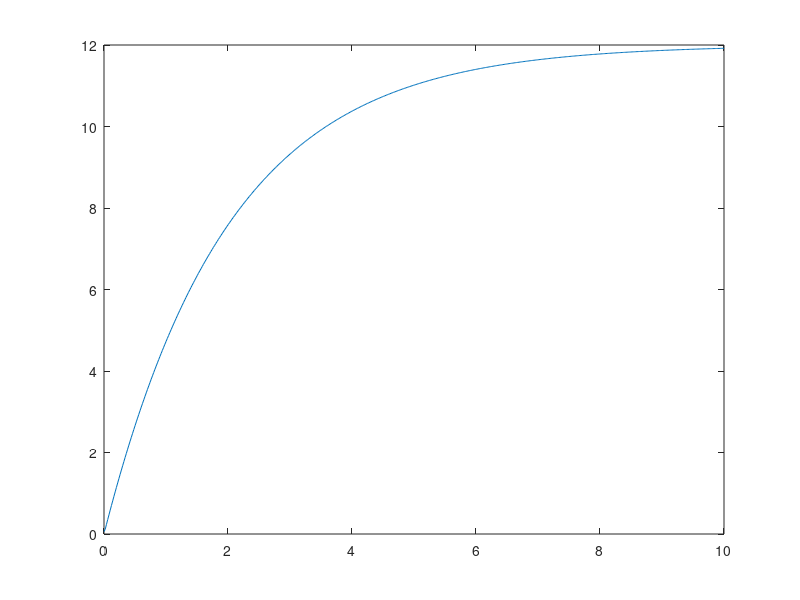

Write the MATLAB code that produced this figure.
clear,clc;
% a = linspace(0,2,100);
% x = ones(length(a));
% for i = 1:length(x)
%     temp =0;
%     while abs(x(i)-temp)>eps
%         temp = x(i);
%         x(i) = (3-sin(2*x(i))+exp(-a(i)*x(i)))/4;
%     end
% end
% figure(1),clf,plot(a,x);
% xlabel('a');
% ylabel('x');
t = linspace(0,10,500);
i = 3e-3*exp(-0.5*t);
c = 500e-6;
dt = t(2)-t(1);
for a = 1:length(t)
    weight = ones(a,1);
    weight(1) = 0.5; weight(end) = 0.5;
    v(a) = i(1:a)*weight*dt*(1/c);
end
figure(2),clf,plot(t,v);